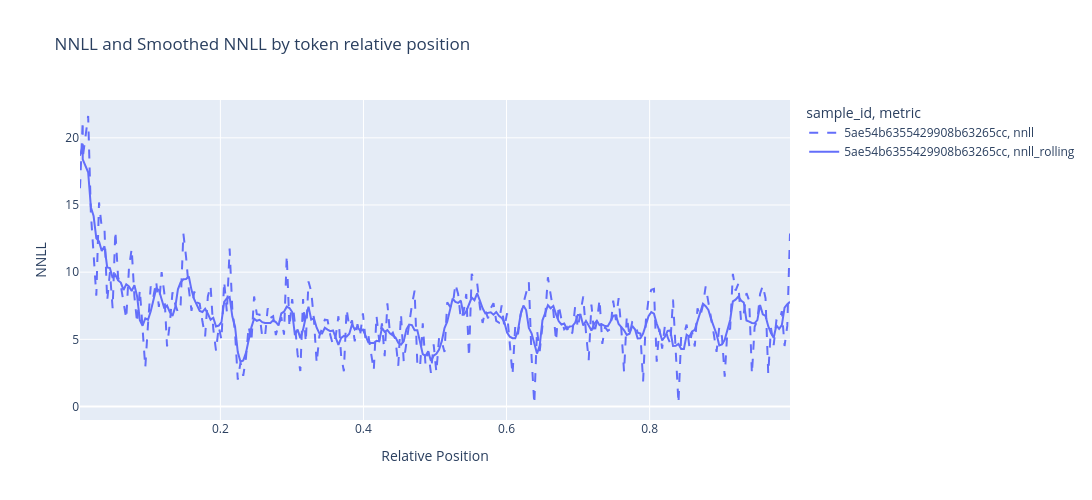

Here is the notebook cell this chart was saved with:
### Code cell
melted_df = plot_df.sort_values(['sample_id', 'pivotal_token_relative_position']).melt(
    id_vars=['sample_id', 'pivotal_token_relative_position', 'span_text', 'ground_truth', 'query', 'prob_init'],
    value_vars=['nnll', 'nnll_rolling'],
    var_name='metric',
    value_name='value',
)

fig = px.line(

    melted_df,
    x='pivotal_token_relative_position',
    y='value',
    color='sample_id',
    line_dash='metric',
    line_dash_map={'nnll': 'dash', 'nnll_rolling': 'solid'},
    custom_data=['span_text', 'ground_truth', 'query', 'prob_init'],
    title="NNLL and Smoothed NNLL by token relative position",
    labels={'pivotal_token_relative_position': 'Relative Position', 'value': 'NNLL'},
    height=500,
    width=1300,
)
fig.update_traces(hovertemplate=(
    "<b>Position:</b> %{x:.3f}<br>"
    "<b>NNLL:</b> %{y:.4f}<br>"
    "<b>Prob. init:</b> %{customdata[3]:.3f}<br>"
    # "<b>Query:</b> %{customdata[2]}<br>"
    "<b>Ground Truth:</b> %{customdata[1]}<br>"
    "<b>Span:</b> %{customdata[0]}<extra></extra>"
))
fig.show()

### Figure 1 — Plotly figure (JSON) as saved in the notebook; plotly's stock layout.template omitted (floating-point values rounded to 4 significant figures; data arrays with more than 128 entries replaced by an {"elided": "..."} marker saying what was removed)
{"data": [{"customdata": {"elided": "262x4 mixed values"}, "hovertemplate": "<b>Position:</b> %{x:.3f}<br><b>NNLL:</b> %{y:.4f}<br><b>Prob. init:</b> %{customdata[3]:.3f}<br><b>Ground Truth:</b> %{customdata[1]}<br><b>Span:</b> %{customdata[0]}<extra></extra>", "legendgroup": "5ae54b6355429908b63265cc, nnll", "line": {"color": "#636efa", "dash": "dash"}, "marker": {"symbol": "circle"}, "mode": "lines", "name": "5ae54b6355429908b63265cc, nnll", "orientation": "v", "showlegend": true, "type": "scatter", "x": {"elided": "262 float values"}, "xaxis": "x", "y": {"elided": "262 float values"}, "yaxis": "y"}, {"customdata": {"elided": "262x4 mixed values"}, "hovertemplate": "<b>Position:</b> %{x:.3f}<br><b>NNLL:</b> %{y:.4f}<br><b>Prob. init:</b> %{customdata[3]:.3f}<br><b>Ground Truth:</b> %{customdata[1]}<br><b>Span:</b> %{customdata[0]}<extra></extra>", "legendgroup": "5ae54b6355429908b63265cc, nnll_rolling", "line": {"color": "#636efa", "dash": "solid"}, "marker": {"symbol": "circle"}, "mode": "lines", "name": "5ae54b6355429908b63265cc, nnll_rolling", "orientation": "v", "showlegend": true, "type": "scatter", "x": {"elided": "262 float values"}, "xaxis": "x", "y": {"elided": "262 float values"}, "yaxis": "y"}], "layout": {"height": 500, "legend": {"title": {"text": "sample_id, metric"}, "tracegroupgap": 0}, "title": {"text": "NNLL and Smoothed NNLL by token relative position"}, "width": 1300, "xaxis": {"anchor": "y", "domain": [0, 1], "title": {"text": "Relative Position"}}, "yaxis": {"anchor": "x", "domain": [0, 1], "title": {"text": "NNLL"}}}}
